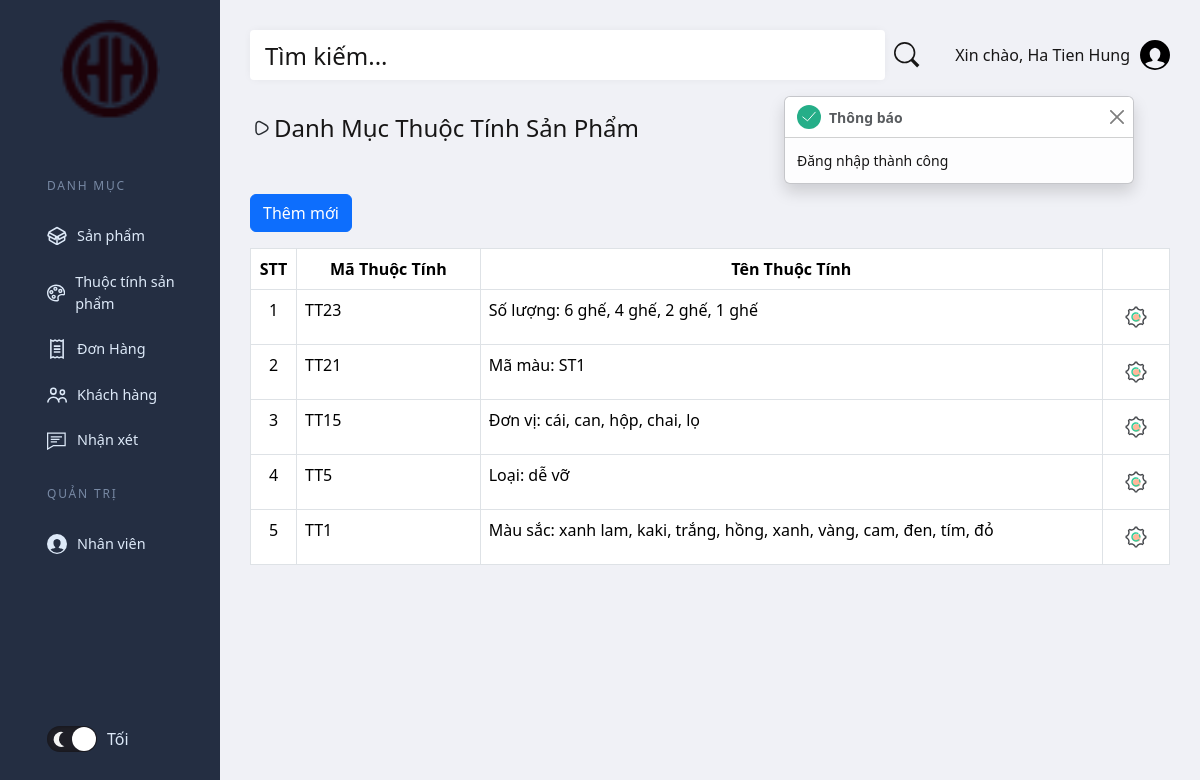
The page /Admin/ProductProperties.php (signed in) on the database its author committed.
### tables this page shows
CREATE TABLE `thuoctinh` (
  `id` int NOT NULL,
  `ma_thuoctinh` varchar(20) NOT NULL,
  `ten_thuoctinhcha` varchar(50) NOT NULL,
  `ten_thuoctinhcon` varchar(50) DEFAULT NULL,
  `ngaytao` datetime NOT NULL,
  `ngaycapnhat` datetime DEFAULT NULL
);

### Admin/Product/ShowProperties.php (the view, shortened to what this page needs)
<?php
    require_once './ShareAdmin/root/connect.php';
    $stringSQL = "SELECT * FROM `thuoctinh` WHERE `ten_thuoctinhcha` LIKE '%$search%' ORDER BY `ngaytao` DESC";
    $result = mysqli_query($connect, $stringSQL);
    $lstthuoctinh = array();
    if (mysqli_num_rows($result) > 0) {
        if ($search != '') {
            foreach ($result as $thuoctinhcha) {
                array_push($lstthuoctinh, $thuoctinhcha);
                $maTTcha = $thuoctinhcha['ma_thuoctinh'];
                $stringSQL = "SELECT * FROM `thuoctinh` WHERE `ten_thuoctinhcha` = '$maTTcha' ORDER BY `ngaytao` DESC";
                $resultCon = mysqli_query($connect, $stringSQL);
                if (mysqli_num_rows($result) > 0) {
                    foreach ($resultCon as $thuoctinhcon) {
                        array_push($lstthuoctinh, $thuoctinhcon);
                    }
                }
            }
        } else {
            foreach ($result as $thuoctinhcha) {
                array_push($lstthuoctinh, $thuoctinhcha);
            }
        }
        $lstthuoctinhcha = array();
        foreach ($result as $index => $each) {
            if ($each['ten_thuoctinhcon'] == null){
                array_push($lstthuoctinhcha, $each);
            }
        }
        foreach ($lstthuoctinhcha as $index => $each) {
            $index += 1;
            $thuoctinhcon = '';
            foreach ($lstthuoctinh as $eachLst) {
                if ($eachLst['ten_thuoctinhcha'] == $each['ma_thuoctinh']){
                    $thuoctinhcon .= $eachLst['ten_thuoctinhcon'] . ', ';
                }
            }
            $thuoctinhcon = substr($thuoctinhcon, 0, -2);
            echo "<tr>";
                echo "<td class='text-center' style='width: 5%'>
                        <span>$index</span>
                </td>";
                echo "<td style='width: 20%'>" . ($each['ma_thuoctinh']) . "</td>";
                echo "<td>" . ($each['ten_thuoctinhcha']) . ': ' . ($thuoctinhcon)  . "</td>";
                echo "<td class='text-center'>
                    <div class='dropdown'>
                        <a class='btn dropdown-toggle' href='#' role='button' data-bs-toggle='dropdown' aria-expanded='false'>
                        </a>
                                <a href='EditProperty.php?id=" . $each['id'] . "' class='dropdown-item d-flex align-items-center fs-5'>
                                </a>
                                <a href='DeleteProperty.php?id=" . $each['ma_thuoctinh'] . "' class='dropdown-item d-flex align-items-center fs-5'>
                                </a>
                    </div>
                </td>";
        }
    }

### Admin/CSS/style_main.css (style rules this page uses)
:root { --page-header-bgColor: #242e42; --page-header-bgColor-hover: #1d2636; --page-header-txtColor: #dde9f8; --page-header-headingColor: #7889a4; --page-header-width: 220px; --page-content-bgColor: #f0f1f6; --page-content-txtColor: #171616; --page-content-blockColor: #fff; --white: #fff; --black: #333; --blue: #00b9eb; --red: #ec1848; --border-radius: 4px; --box-shadow: 0 0 10px -2px rgba(0, 0, 0, 0.075); --switch-bgLightModeColor: #87cefa; --switch-sunColor: gold; --switch-moonColor: #f4f4f4; --switch-bgDarkModeColor: #1f1f27; }
* { padding: 0; margin: 0; box-sizing: border-box; }
a, button { color: inherit !important; }
a { text-decoration: none !important; }
svg { display: block; }
body { font: 16px/1.5 "Lato", sans-serif; }
.table .dropdown-toggle::after { display: none !important; }

### rows shown on the page
thuoctinh: ma_thuoctinh "TT23", ten_thuoctinhcha "Số lượng", thuoctinhcon "6 ghế, 4 ghế, 2 ghế, 1 ghế"
thuoctinh: ma_thuoctinh "TT21", ten_thuoctinhcha "Mã màu", thuoctinhcon "ST1"
thuoctinh: ma_thuoctinh "TT15", ten_thuoctinhcha "Đơn vị", thuoctinhcon "cái, can, hộp, chai, lọ"
thuoctinh: ma_thuoctinh "TT5", ten_thuoctinhcha "Loại", thuoctinhcon "dễ vỡ"
thuoctinh: ma_thuoctinh "TT1", ten_thuoctinhcha "Màu sắc", thuoctinhcon "xanh lam, kaki, trắng, hồng, xanh, vàng, cam, đen, tím, đỏ"

### other values the page prints
$_SESSION['user']['name'] "Ha Tien Hung"
$_SESSION['toast-success'] "Đăng nhập thành công"
